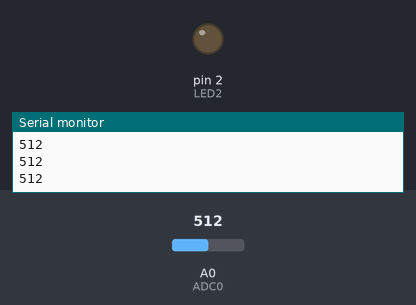
A program run on a simulated Arduino Uno, built with avr-gcc and run on an emulated ATmega328P. Parts: output pins drawn as LEDs (lit = HIGH), the last lines printed to the serial monitor. The test bench sets the inputs (shaded band); at power-on: A0 (ADC0) = 512.

Above: at 1.2 s.
1.3 s: A0 (ADC0) set to 22
2.8 s: A0 (ADC0) set to 18
At 4.0 s:
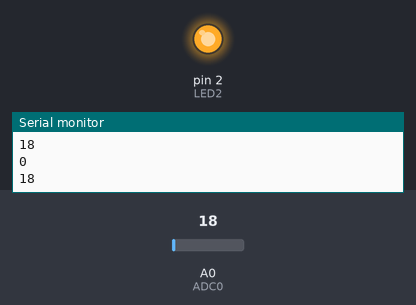
4.3 s: A0 (ADC0) set to 122
At 5.5 s:
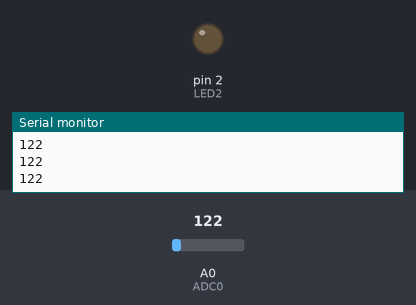
5.8 s: A0 (ADC0) set to 10
At 7.1 s:
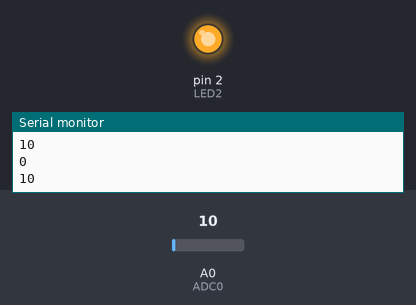
Timing chart, 0 to 8.3 s (numbered marks = the images above; inputs shaded):
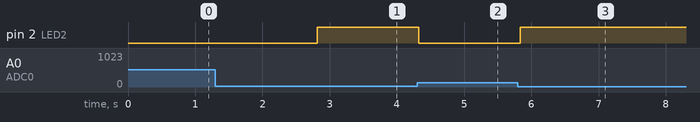

The program:

main.cpp
```cpp
#include <Arduino.h>
#define LED2 2
#define ADC0 A0
int wartoscAnalogowa = 0;
int napiecie = 0;

void setup() {
  Serial.begin(9600);
  pinMode(LED2, OUTPUT);
}

void loop() {
  wartoscAnalogowa = analogRead(ADC0);
  napiecie = wartoscAnalogowa * (5.0/1024.0);
  if(wartoscAnalogowa < 20) {
    digitalWrite(LED2, HIGH);
    Serial.println(napiecie);
  }
  else {
    digitalWrite(LED2, LOW);
  }
  Serial.println(wartoscAnalogowa);
  delay(50);
}

/*
wersja z potencjometrem w roli regulatora lampy

#include <Arduino.h>
#define LED2 2
#define ADC0 A0
#define ADC1 A1
int wartoscAnalogowa = 0;
int prog = 0;

void setup() {
  Serial.begin(9600);
  pinMode(LED2, OUTPUT);
}

void loop() {
  wartoscAnalogowa = analogRead(ADC0);
  prog = analogRead(ADC1);
  //regulujemy prog poprzez regulacje potencjometru
  if(wartoscAnalogowa < prog) {
    digitalWrite(LED2, HIGH);
  }
  else {
    digitalWrite(LED2, LOW);
  }
  Serial.println(wartoscAnalogowa);
  delay(50);
}

*/
```

Measured:
- the behaviour switches between 20 and 19 on A0 (ADC0) (found by bisection; images 0 and 1)
- after the input at 2.8 s, pin 2 (LED2): LOW → HIGH at once
- after the input at 4.3 s, pin 2 (LED2): HIGH → LOW at once
- after the input at 5.8 s, pin 2 (LED2): LOW → HIGH at once
